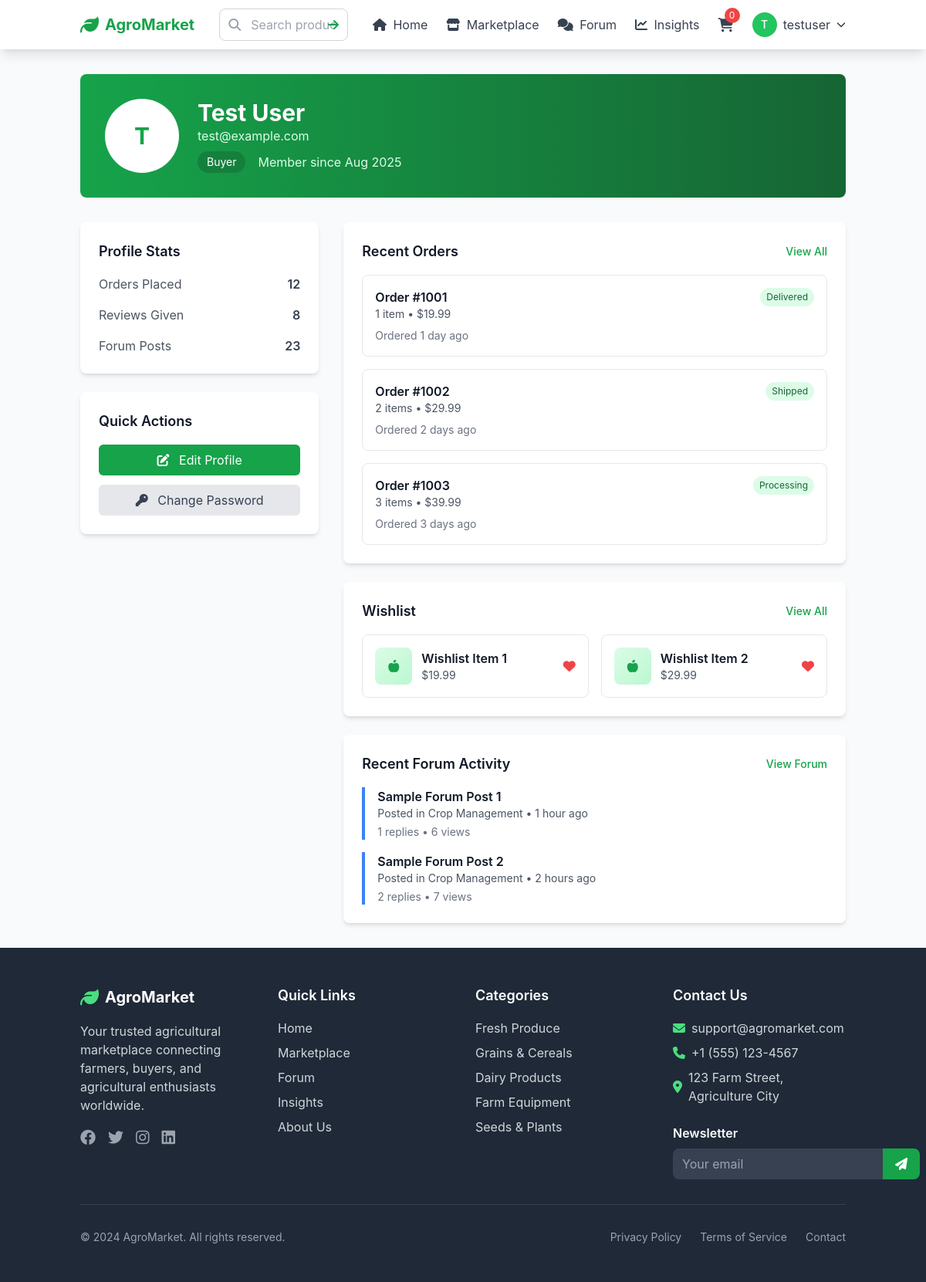
/users/profile/ (signed in), run on the app's committed database.
### users/models.py (models this page shows, shortened)
class User(AbstractUser):
    email = models.EmailField(unique=True)
    phone_number = models.CharField(max_length=20, blank=True)
    location = models.CharField(max_length=100, blank=True)
    bio = models.TextField(blank=True)
    profile_image = models.ImageField(upload_to='profiles/', blank=True, null=True)
    is_seller = models.BooleanField(default=False)
    is_verified = models.BooleanField(default=False)
    created_at = models.DateTimeField(auto_now_add=True)
    updated_at = models.DateTimeField(auto_now=True)
    def get_full_name(self):
        return f"{self.first_name} {self.last_name}".strip() or self.username

### users/views.py (the view)
# urls.py: path('profile/', views.profile_view, name='profile_view'),
@login_required
def profile_view(request):
    return render(request, 'users/profile/view.html', {
        'user': request.user
    })

### users/templates/users/profile/view.html (shortened to what this page needs)
{% extends 'base.html' %}
{% load static %}
{% block content %}
<div class="container mx-auto px-4 py-8">
    <div class="bg-gradient-to-r from-green-600 to-green-800 text-white rounded-lg p-8 mb-8">
        <div class="flex items-center space-x-6">
            <div class="w-24 h-24 bg-white rounded-full flex items-center justify-center">
                <span class="text-3xl font-bold text-green-600">{{ user.first_name.0|default:'U' }}</span>
            </div>
            <div>
                <h1 class="text-3xl font-bold">{{ user.get_full_name|default:user.username }}</h1>
                <p class="text-green-100">{{ user.email }}</p>
                <div class="flex items-center space-x-4 mt-2">
                    <span class="bg-green-700 px-3 py-1 rounded-full text-sm">
                        {% if user.is_seller %}Seller{% else %}Buyer{% endif %}
                    </span>
                    <span class="text-green-100">Member since {{ user.date_joined|date:"M Y" }}</span>
                </div>
            </div>
        </div>
    </div>
    <div class="grid grid-cols-1 lg:grid-cols-3 gap-8">
        <div class="lg:col-span-1 space-y-6">
            <div class="bg-white rounded-lg shadow-md p-6">
                <h2 class="text-lg font-semibold text-gray-900 mb-4">Profile Stats</h2>
                <div class="space-y-4">
                    <div class="flex justify-between">
                        <span class="text-gray-600">Orders Placed</span>
                        <span class="font-semibold">12</span>
                    </div>
                    <div class="flex justify-between">
                        <span class="text-gray-600">Reviews Given</span>
                        <span class="font-semibold">8</span>
                    </div>
                    <div class="flex justify-between">
                        <span class="text-gray-600">Forum Posts</span>
                        <span class="font-semibold">23</span>
                    </div>
                </div>
            </div>
            <div class="bg-white rounded-lg shadow-md p-6">
                <h2 class="text-lg font-semibold text-gray-900 mb-4">Quick Actions</h2>
                <div class="space-y-3">
                    <a href="{% url 'users:profile_edit' %}"
                       class="w-full bg-green-600 text-white py-2 px-4 rounded-md hover:bg-green-700 transition duration-200 text-center block">
                        <i class="fas fa-edit mr-2"></i>
                        Edit Profile
                    </a>
                    <a href="{% url 'users:change_password' %}"
                       class="w-full bg-gray-200 text-gray-700 py-2 px-4 rounded-md hover:bg-gray-300 transition duration-200 text-center block">
                        <i class="fas fa-key mr-2"></i>
                        Change Password
                    </a>
                </div>
            </div>
        </div>
        <div class="lg:col-span-2 space-y-6">
            <div class="bg-white rounded-lg shadow-md p-6">
                <div class="flex justify-between items-center mb-4">
                    <h2 class="text-lg font-semibold text-gray-900">Recent Orders</h2>
                    <a href="{% url 'cart:orders' %}" class="text-green-600 hover:text-green-700 text-sm font-medium">
                        View All
                    </a>
                </div>
                <div class="space-y-4">
                    {% for i in "123" %}
                        <div class="border border-gray-200 rounded-lg p-4">
                            <div class="flex justify-between items-start mb-2">
                                <div>
                                    <h3 class="font-semibold text-gray-900">Order #100{{ i }}</h3>
                                    <p class="text-sm text-gray-600">{{ i }} item{{ i|pluralize }} • ${{ i }}9.99</p>
                                </div>
                                <span class="bg-green-100 text-green-800 text-xs px-2 py-1 rounded-full">
                                    {% if i == "1" %}Delivered{% elif i == "2" %}Shipped{% else %}Processing{% endif %}
                                </span>
                            </div>
                            <p class="text-sm text-gray-500">Ordered {{ i }} day{{ i|pluralize }} ago</p>
                        </div>
                    {% endfor %}
                </div>
            </div>
            <div class="bg-white rounded-lg shadow-md p-6">
                <div class="flex justify-between items-center mb-4">
                    <h2 class="text-lg font-semibold text-gray-900">Wishlist</h2>
                    <a href="{% url 'marketplace:wishlist' %}" class="text-green-600 hover:text-green-700 text-sm font-medium">
                        View All
                    </a>
                </div>
                <div class="grid grid-cols-1 sm:grid-cols-2 gap-4">
                    {% for i in "12" %}
                        <div class="border border-gray-200 rounded-lg p-4">
                            <div class="flex items-center space-x-3">
                                <div class="w-12 h-12 bg-gradient-to-br from-green-100 to-green-200 rounded-lg flex items-center justify-center">
                                    <i class="fas fa-apple-alt text-green-600"></i>
                                </div>
                                <div class="flex-1">
                                    <h3 class="font-semibold text-gray-900">Wishlist Item {{ i }}</h3>
                                    <p class="text-sm text-gray-600">${{ i }}9.99</p>
                                </div>
                                <button class="text-red-500 hover:text-red-600">
                                    <i class="fas fa-heart"></i>
                                </button>
                            </div>
                        </div>
                    {% endfor %}
                </div>
            </div>
            <div class="bg-white rounded-lg shadow-md p-6">
                <div class="flex justify-between items-center mb-4">
                    <h2 class="text-lg font-semibold text-gray-900">Recent Forum Activity</h2>
                    <a href="{% url 'forum:thread_list' %}" class="text-green-600 hover:text-green-700 text-sm font-medium">
                        View Forum
                    </a>
                </div>
                <div class="space-y-4">
                    {% for i in "12" %}
                        <div class="border-l-4 border-blue-500 pl-4">
                            <h3 class="font-semibold text-gray-900">Sample Forum Post {{ i }}</h3>
                            <p class="text-sm text-gray-600">Posted in Crop Management • {{ i }} hour{{ i|pluralize }} ago</p>
                            <p class="text-sm text-gray-500 mt-1">{{ i }} replies • {{ i|add:5 }} views</p>
                        </div>
                    {% endfor %}
                </div>
            </div>
        </div>
    </div>
</div>
{% endblock %}

### core/templates/core/includes/header.html (shortened to what this page needs)
{% load static %}
<header class="bg-white shadow-lg sticky top-0 z-50" x-data="{ mobileMenuOpen: false }">
    <div class="container mx-auto px-4">
        <div class="flex items-center justify-between h-16">
            <div class="flex items-center">
                <a href="{% url 'core:home' %}" class="flex items-center space-x-2">
                    <i class="fas fa-leaf text-2xl text-green-600"></i>
                    <span class="text-xl font-bold text-green-600">AgroMarket</span>
                </a>
            </div>
            <div class="hidden md:flex flex-1 max-w-lg mx-8">
                <form action="{% url 'core:search' %}" method="GET" class="w-full">
                    <div class="relative">
                        <input type="text"
                               name="q"
                               placeholder="Search products, categories..."
                               value="{{ request.GET.q }}"
                               class="w-full pl-10 pr-4 py-2 border border-gray-300 rounded-lg focus:outline-none focus:ring-2 focus:ring-green-500 focus:border-transparent">
                        <div class="absolute inset-y-0 left-0 pl-3 flex items-center pointer-events-none">
                        </div>
                        <button type="submit" class="absolute inset-y-0 right-0 pr-3 flex items-center">
                            <i class="fas fa-arrow-right text-green-600 hover:text-green-700"></i>
                        </button>
                    </div>
                </form>
            </div>
            <nav class="hidden md:flex items-center space-x-6">
                <a href="{% url 'core:home' %}" class="text-gray-700 hover:text-green-600 transition duration-150 ease-in-out">
                    <i class="fas fa-home mr-1"></i> Home
                </a>
                <a href="{% url 'marketplace:product_list' %}" class="text-gray-700 hover:text-green-600 transition duration-150 ease-in-out">
                    <i class="fas fa-store mr-1"></i> Marketplace
                </a>
                <a href="{% url 'forum:thread_list' %}" class="text-gray-700 hover:text-green-600 transition duration-150 ease-in-out">
                    <i class="fas fa-comments mr-1"></i> Forum
                </a>
                <a href="{% url 'insights:dashboard' %}" class="text-gray-700 hover:text-green-600 transition duration-150 ease-in-out">
                    <i class="fas fa-chart-line mr-1"></i> Insights
                </a>
                {% if user.is_authenticated %}
                    <a href="{% url 'cart:view' %}" class="relative text-gray-700 hover:text-green-600 transition duration-150 ease-in-out">
                        <i class="fas fa-shopping-cart text-lg"></i>
                        <span class="absolute -top-2 -right-2 bg-red-500 text-white text-xs rounded-full h-5 w-5 flex items-center justify-center">
                            0
                        </span>
                    </a>
                    <div class="relative" x-data="{ open: false }">
                        <button @click="open = !open" class="flex items-center space-x-2 text-gray-700 hover:text-green-600 transition duration-150 ease-in-out">
                            <div class="h-8 w-8 bg-green-500 rounded-full flex items-center justify-center">
                                <span class="text-white text-sm font-medium">{{ user.first_name.0|default:'U' }}</span>
                            </div>
                            <span class="hidden lg:block">{{ user.username }}</span>
                            <i class="fas fa-chevron-down text-xs"></i>
                        </button>
                    </div>
                {% endif %}
            </nav>
        </div>
    </div>
</header>

### static/css/main.css (style rules this page uses)
:root { --primary-green: #10b981; --primary-green-dark: #059669; --primary-green-light: #34d399; --secondary-blue: #3b82f6; --accent-yellow: #f59e0b; --gray-50: #f9fafb; --gray-100: #f3f4f6; --gray-200: #e5e7eb; --gray-300: #d1d5db; --gray-400: #9ca3af; --gray-500: #6b7280; --gray-600: #4b5563; --gray-700: #374151; --gray-800: #1f2937; --gray-900: #111827; }
* { box-sizing: border-box; }
body { font-family: 'Inter', -apple-system, BlinkMacSystemFont, 'Segoe UI', Roboto, sans-serif; line-height: 1.6; color: var(--gray-700); }
* { transition: color 0.2s ease, background-color 0.2s ease, border-color 0.2s ease, transform 0.2s ease, box-shadow 0.2s ease; }

### data on the page
User: first_name.0 "T", username "testuser", get_full_name "Test User", email "test@example.com", date_joined "Aug 2025", is_active "1", shows "Delivered"

### other printed values
{{ i }} "2" "3"
{{ i }} "1" "2"
{{ i|add:5 }} "6" "7"
